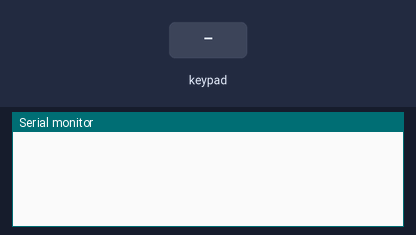
A sketch run on a simulated ESP32. Parts: the last lines printed to the serial monitor. The inputs (shaded band) are chosen by the test bench.

Above: at 1.2 s.
1.3 s: key '1' pressed
At 1.9 s:
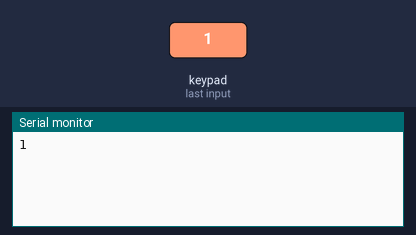
2.8 s: keypad keys 1 3 1 2 1 4 2 7 # pressed 0.4 s apart
At 6.9 s:
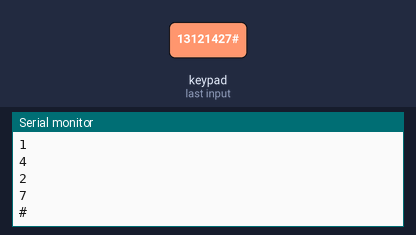
7.9 s: key 'A' pressed
At 9.1 s:
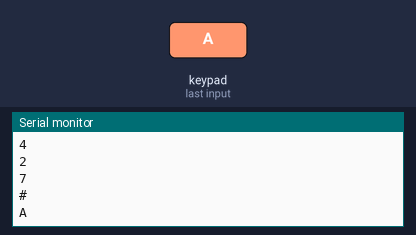
9.4 s: keypad keys 1 3 1 2 1 4 2 7 * pressed 0.4 s apart
At 13.0 s:
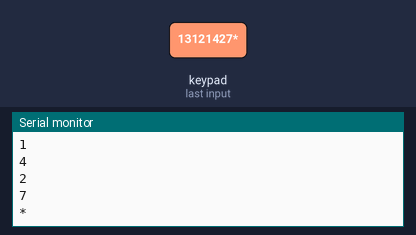
14.5 s: key 'B' pressed
At 15.7 s:
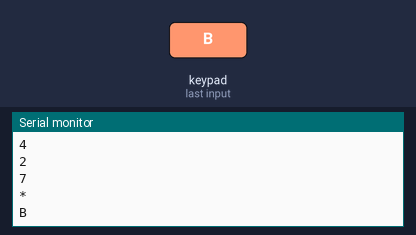
16.0 s: keypad keys 1 3 1 2 1 4 2 7 D pressed 0.4 s apart
At 20.3 s:
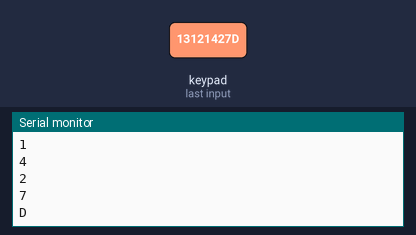
Timing chart, 0 to 21.8 s (numbered marks = the images above; inputs shaded):
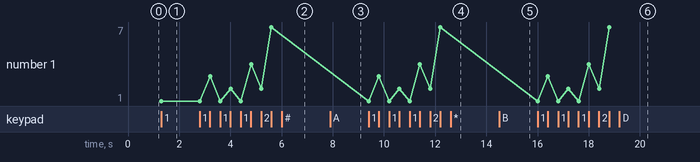

Measured:
- after the input at 1.3 s, the serial monitor: prints a new line at once (image 1)
- after the input at 2.8 s, the serial monitor: prints a new line after 0.41 s (image 2)
- after the input at 7.9 s, the serial monitor: prints a new line at once (image 3)
- after the input at 9.4 s, the serial monitor: prints a new line at once (image 4)
- after the input at 14.5 s, the serial monitor: prints a new line at once (image 5)
- after the input at 16.0 s, the serial monitor: prints a new line at once (image 6)
- plotted number 1: 1 → 7 after the input at 2.8 s

The sketch:

typeallnumber.ino
```cpp
#include <Keypad.h>

const byte ROWS = 4; // Four rows
const byte COLS = 4; // Three columns

char hexaKeys[ROWS][COLS] = {
  {'1','2','3','A'},
  {'4','5','6','B'},
  {'7','8','9','C'},
  {'*','0','#','D'}
};
byte rowPins[ROWS] = {13, 12, 14, 27}; // Connect to the row pinouts of the keypad
byte colPins[COLS] = {26, 25, 33, 32}; // Connect to the column pinouts of the keypad

Keypad keypad = Keypad( makeKeymap(hexaKeys), rowPins, colPins, ROWS, COLS );

void setup(){
  Serial.begin(9600);
}

void loop(){
  char key = keypad.getKey();

  if (key){
    Serial.println(key);
  }
}
```
